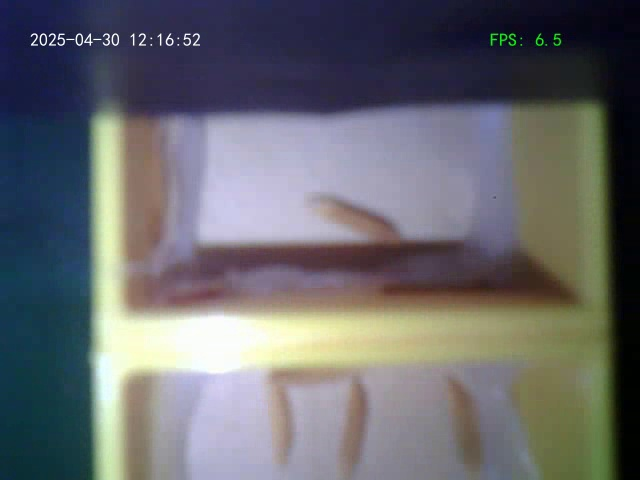
#> input picture esp32cam_viewer/data/vids/vid_20250430_12_16_33_339/frame_0117.jpg, 640 x 480 px, found by its file name
$ jupyter execute '格子定位与种子检测.ipynb'
#> lines starting #> are read from the running program, lines starting #| are printed output that depends on the picture; after the words box and inside, x2 and y2 are one past the last pixel; in counts of white or black regions, pixels touching at a corner belong together
## 1. 读取图片

[cell 1]
import matplotlib.pyplot as plt
plt.rcParams['font.sans-serif'] = ['SimHei']
plt.rcParams['axes.unicode_minus'] = False

[cell 2]
import cv2
import numpy as np
from collections import deque

# 读取图片（替换为你的实际路径）
image_path = r"C:\Users\lenovo\Desktop\esp32\esp32\esp32cam_viewer\data\vids\vid_20250430_12_16_33_339\frame_0117.jpg"
frame = cv2.imread(image_path)
#> frame is the input picture: shape (480, 640, 3); mean B, G, R 109.7, 105.1, 104.1
assert frame is not None, "图片读取失败，请检查路径"

# 显示原始图像
cv2.imshow('Original Frame', frame)
cv2.waitKey(0)
cv2.destroyAllWindows()

rgb_frame = cv2.cvtColor(frame, cv2.COLOR_BGR2RGB)
plt.imshow(rgb_frame)
plt.show

## 2. 图像预处理

### 2.1 转换HSV观察颜色阈值

[cell 3]
hsv = cv2.cvtColor(frame, cv2.COLOR_BGR2HSV)
#> hsv: shape (480, 640, 3); mean H, S, V 91.2, 84.4, 122
cv2.imshow('hsv', hsv)
cv2.waitKey(0)
cv2.destroyAllWindows()

rgb_hsv = cv2.cvtColor(hsv, cv2.COLOR_BGR2RGB)
#> rgb_hsv: shape (480, 640, 3); mean H, S, V 122, 84.4, 91.2
plt.imshow(rgb_hsv)
plt.show

### 2.2 交互取色盘

[cell 4]
import cv2
import numpy as np

def calibrate_hsv_realtime(image_path):
    # 读取图像
    frame = cv2.imread(image_path)
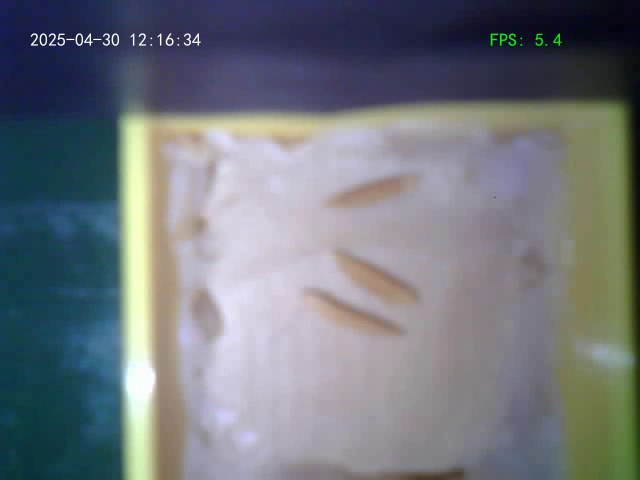
#> input picture esp32cam_viewer/data/model_data/vid_20250430_12_16_33_339/images/train/frame_0008.jpg, 640 x 480 px, found by its file name
#> frame is the input picture: shape (480, 640, 3); mean B, G, R 124.9, 118.5, 113.5
    original_frame = frame.copy() # 保存原始图像，用于重置
    if frame is None:
        print(f"错误：无法读取图像 {image_path}")
        return

    # 转换到HSV颜色空间
    hsv = cv2.cvtColor(frame, cv2.COLOR_BGR2HSV)
#> hsv: shape (480, 640, 3); mean H, S, V 102, 72.6, 133.3

    # 创建显示窗口
    window_name = "HSV Calibration (Move Mouse, Press 'c' to Clear)"
    cv2.namedWindow(window_name)

    # --- 存储绘制状态 ---
    drawn_dots = []      # 存储所有单击绘制的点 [(x, y), ...]
    drawn_lines = []     # 存储所有拖动绘制的线 [[(x1,y1), (x2,y2),...], ...]
    current_line = []    # 存储当前正在拖动的线
    is_drawing = False   # 标记是否正在按下鼠标左键拖动
    last_mouse_pos = (0, 0) # 记录最后鼠标位置，用于清除后刷新

    # --- 辅助函数：在图像上绘制所有持久化的点和线 ---
    # [115 lines left out: functions draw_persistent_elements, draw_info, on_mouse, not called in this run]

        # --- 如果鼠标移出窗口，可能需要刷新以移除十字线 ---
        # (或者在每次循环开始时根据last_mouse_pos重绘)

    # 设置鼠标回调
    cv2.setMouseCallback(window_name, on_mouse)

    # 初始显示（无绘制元素，无交互信息）
    display = original_frame.copy()
    cv2.imshow(window_name, display)

    print("移动鼠标查看像素值，单击绘制红点，拖动绘制线段，按 'c' 清除绘制，按其他任意键退出...")

    # --- 主循环，处理按键 ---
    while True:
        key = cv2.waitKey(1) & 0xFF # 等待1ms按键
#> (key Esc is pressed here)

        if key == ord('c') or key == ord('C'):
            print("清除所有绘制...")
            drawn_dots.clear()
            drawn_lines.clear()

            # 清除后立即刷新显示
            display = original_frame.copy() # 重置为原始图像
            # 使用最后鼠标位置重新绘制信息（十字线、文本等）
            lx, ly = last_mouse_pos
            if 0 <= lx < frame.shape[1] and 0 <= ly < frame.shape[0]:
                 lhsv = hsv[ly, lx]
                 lbgr = original_frame[ly, lx]
                 draw_info(display, lx, ly, lbgr, lhsv)
            cv2.imshow(window_name, display)

        # 检查是否按了退出键 (除了 'c'/'C' 和无按键之外的任何键)
        elif key != 255 and key != ord('c') and key != ord('C'):
             break

        # 检查窗口是否被关闭
        if cv2.getWindowProperty(window_name, cv2.WND_PROP_VISIBLE) < 1:
             break

    cv2.destroyAllWindows()

# 使用示例
# 请确保路径正确
image_path = r"C:\Users\lenovo\Desktop\esp32\esp32\esp32cam_viewer\data\vids\vid_20250430_12_16_33_339\frame_0008.jpg"
calibrate_hsv_realtime(image_path)

### 2.3 HSV阈值确定

[cell 5]
h_d = 20
h_u = 100   # 上限 = h_d + 48.2
s_d = 0
s_u = 160    # 上限 = s_d + 18.6
v_d = 100
v_u = 255    # 上限 = v_d + 9.8

# 确保 HSV 范围在有效范围内（H: 0-180, S: 0-255, V: 0-255）
lower_bound = np.array([max(0, h_d), max(0, s_d), max(0, v_d)])
upper_bound = np.array([min(180, h_u), min(255, s_u), min(255, v_u)])

# 转换为 HSV 色彩空间
hsv = cv2.cvtColor(frame, cv2.COLOR_BGR2HSV)

# 创建 HSV 掩膜
hsv_mask = cv2.inRange(hsv, lower_bound, upper_bound)
#> hsv_mask: shape (480, 640); 22.3% white; 70 white regions (65 under 20 px), largest, box (x1, y1, x2, y2) and area: (85, 101, 608, 480) 67748, (159, 464, 168, 480) 132, (455, 436, 464, 464) 129, (465, 468, 480, 480) 126, (512, 432, 516, 443) 31

# 显示原始 HSV 图像和掩膜结果
cv2.imshow('HSV Image', hsv)
cv2.imshow('HSV Mask', hsv_mask)

cv2.waitKey(0)
cv2.destroyAllWindows()

plt.imshow(hsv_mask,cmap = "gray")
plt.show()

## 3. 最大矩型外轮廓查询与分割

[cell 6]
# 形态学操作——去噪点与填充
kernel = np.ones((5, 5), np.uint8)
# 手动实现开运算（腐蚀 + 膨胀），并指定迭代次数
iterations = 3  # 腐蚀和膨胀各执行 2 次
hsv_mask_eroded = cv2.erode(hsv_mask, kernel, iterations=iterations)
#> hsv_mask_eroded: shape (480, 640); 15.9% white; 1 white region, box (x1, y1, x2, y2) and area: (94, 111, 602, 480) 48927
hsv_mask = cv2.dilate(hsv_mask_eroded, kernel, iterations=iterations)
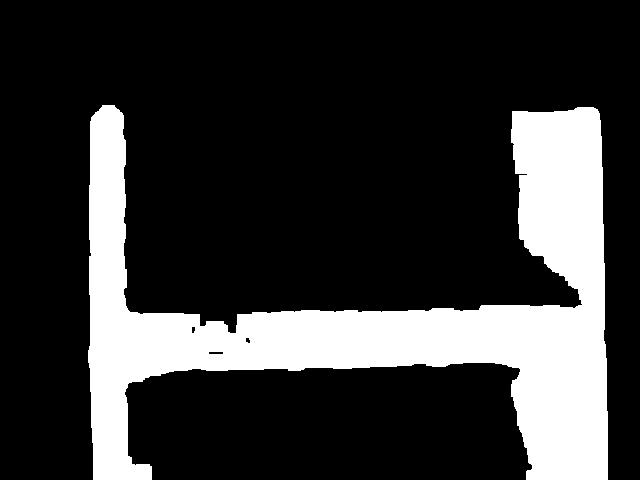
#> hsv_mask: shape (480, 640); 21.4% white; 1 white region

# 查找轮廓
contours, _ = cv2.findContours(hsv_mask, cv2.RETR_EXTERNAL, cv2.CHAIN_APPROX_SIMPLE)
#> contours = 1 contour; box (x1, y1, x2, y2) and area: (88, 105, 608, 480) 64487

# 找到最大轮廓
if contours:
    max_contour = max(contours, key=cv2.contourArea)
#> max_contour = contour of 446 points, box (x1, y1, x2, y2) (88, 105, 608, 480), area 64487

    # 获取外接矩形
    x, y, w, h = cv2.boundingRect(max_contour)
#> x = 88; y = 105; w = 520; h = 375

    # 在原图上绘制矩形
    frame_with_rect = frame.copy()
    cv2.rectangle(frame_with_rect, (x, y), (x+w, y+h), (0, 255, 0), 2)
#> frame_with_rect: shape (480, 640, 3); 1.41% of pixels changed, all inside (x1, y1, x2, y2) = (87, 104, 610, 480)

    # 分割出矩形区域
    roi = frame[y:y+h, x:x+w]
    contour_area = cv2.contourArea(max_contour)
#> contour_area = 64487
    print(f"Extracted ROI 的面积: {contour_area} 像素")
#| Extracted ROI 的面积: 64487.0 像素

    # 显示结果
    cv2.imshow('Original with Bounding Box', frame_with_rect)
    cv2.imshow('ROI', roi)
    cv2.waitKey(0)
    cv2.destroyAllWindows()

    # 使用matplotlib显示
    plt.figure(figsize=(12, 6))

    plt.subplot(131)
    plt.imshow(cv2.cvtColor(frame, cv2.COLOR_BGR2RGB))
    plt.title('Original Image')
    plt.axis('off')

    plt.subplot(132)
    plt.imshow(hsv_mask, cmap='gray')
    plt.title('HSV Mask')
    plt.axis('off')

    plt.subplot(133)
    plt.imshow(cv2.cvtColor(roi, cv2.COLOR_BGR2RGB))
    plt.title('Extracted ROI')
    plt.axis('off')

    plt.tight_layout()
    plt.show()
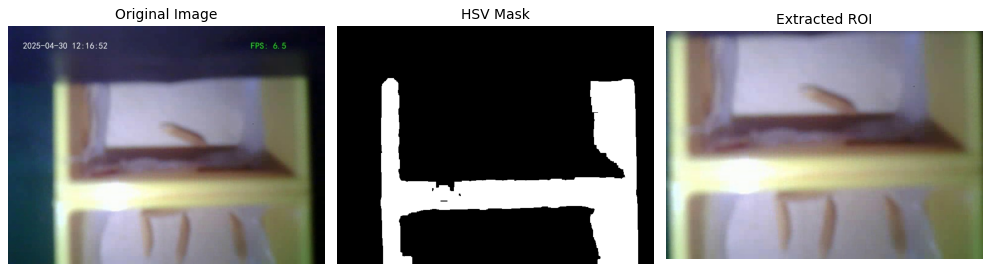
#> figure drawn by matplotlib, 3 panels
else:
    print("未找到任何轮廓")

## 4. 边界线提取

### 4.1 角点检测

[cell 7]
roi_hsv_mask = hsv_mask[y:y+h, x:x+w]
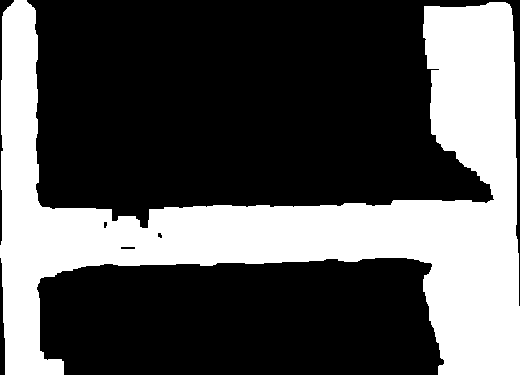
#> roi_hsv_mask: shape (375, 520); 33.7% white; 1 white region, box (x1, y1, x2, y2) and area: (0, 0, 520, 375) 65714
# 以掩码来检测得到角点
corners = cv2.goodFeaturesToTrack(roi_hsv_mask, maxCorners=50,
                                 qualityLevel=0.05,
                                 minDistance=20,
                                 blockSize=3)
#> corners = 50 rows, first 8: [105, 222], [161, 237], [493, 199], [134, 248], [44, 358], [424, 275], [135, 216], [480, 180]

if corners is not None:
    corners = np.int64(corners)
    print(f"检测到角点数量: {len(corners)}个")
#| 检测到角点数量: 50个
    # 在ROI上绘制角点
    roi_with_corners = roi.copy()
    for corner in corners:
        x_c, y_c = corner.ravel()
        cv2.circle(roi_with_corners, (x_c, y_c), 5, (0, 0, 255), -1)  # 红色圆点标记
#> this loop made 50 passes
#> (x_c, y_c) on passes 1 to 12: (105, 222), (161, 237), (493, 199), (134, 248), (44, 358), (424, 275), (135, 216), (480, 180), (435, 135), (427, 68), (424, 6), (424, 39)
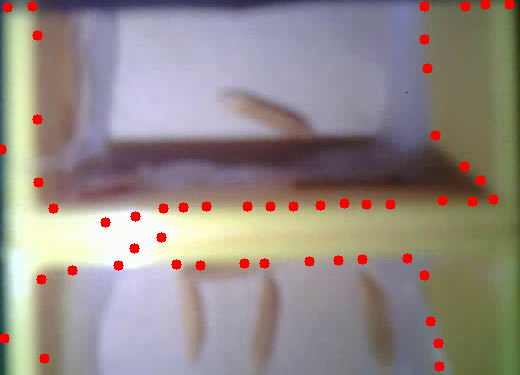
#> roi_with_corners: shape (375, 520, 3); mean B, G, R 135.5, 139.7, 149

    cv2.imshow('ROI with Corners', roi_with_corners)
    cv2.waitKey(0)
    cv2.destroyAllWindows()

rgb_roi_with_corners = cv2.cvtColor(roi_with_corners, cv2.COLOR_BGR2RGB)
plt.imshow(rgb_roi_with_corners)
plt.show()

### 4.2 特征点提取

[cell 8]
# 使用SIFT特征点提取器
sift = cv2.SIFT_create()

# 使用SIFT检测关键点和描述符
keypoints, descriptors = sift.detectAndCompute(roi_hsv_mask, None)
#> keypoints = 130 keypoints; strongest (x, y, size): (105, 224, 2.6), (144, 224, 5.5), (114, 218, 4.1), (479, 191, 16.3)

# 检查是否检测到特征点
if keypoints:
    print(f"检测到特征点数量: {len(keypoints)}个")
#| 检测到特征点数量: 130个

    # 在图像上绘制特征点
    roi_with_keypoints = roi.copy()

    # 绘制关键点
    roi_with_keypoints = cv2.drawKeypoints(roi_with_keypoints, keypoints, None, color=(0, 0, 255), flags=cv2.DRAW_MATCHES_FLAGS_DRAW_RICH_KEYPOINTS)
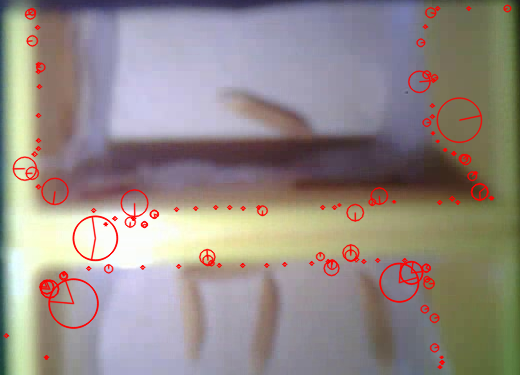
#> roi_with_keypoints: shape (375, 520, 3); mean B, G, R 135.3, 139.5, 148.9

    # 显示带特征点的图像
    cv2.imshow('ROI with Keypoints', roi_with_keypoints)
    cv2.waitKey(0)
    cv2.destroyAllWindows()

    # 使用matplotlib显示RGB图像
    rgb_roi_with_keypoints = cv2.cvtColor(roi_with_keypoints, cv2.COLOR_BGR2RGB)
    plt.imshow(rgb_roi_with_keypoints)
    plt.show()
else:
    print("没有检测到特征点")

### 4.3 直线检测

[cell 9]
corners[:5]
#> Out = [[105, 222], [161, 237], [493, 199], [134, 248], [44, 358]]

[cell 10]
# 将角点转换为 (n, 2) 数组
points = corners.reshape(-1, 2)
#> points = 50 pairs, first value 1 to 509, second value 4 to 366

# 按照 y 坐标从大到小对点进行排序
sorted_points = points[np.argsort(points[:, 1])[::-1]]  # [::-1] 使其按照 y 值从大到小排序
#> sorted_points has the same summary as points

# 获取所有点的 y 坐标
y_coordinates = sorted_points[:, 1]
#> y_coordinates = 50 values, max 366 at index 0, min 4 at index 48, mean 196

# 设置允许的 y 坐标偏差
y_tolerance = 4  # 设置偏差值， 个像素的偏差认为是"在一起"的点

# 聚合 y 坐标相差小于 5 像素的点
aggregated_points = []
current_group = [sorted_points[0]]
#> current_group = [[439, 366]]

for i in range(1, len(sorted_points)):
    # 获取相邻点的 y 坐标差异
    if abs(sorted_points[i, 1] - sorted_points[i - 1, 1]) <= y_tolerance:
        current_group.append(sorted_points[i])
    else:
        aggregated_points.append(current_group)
        current_group = [sorted_points[i]]
#> this loop made 49 passes
#> current_group on passes 1, 2, 3, 4, 5, 7, 8, 17, 18, 19, 20, 21: [[44, 358]], [[438, 343]], [[4, 338]], [[430, 321]], [[41, 279]], [[72, 270]], [[200, 265]], [[134, 248]], [[161, 237]], [[105, 222]], [[135, 216]], [[53, 208]]
#> after the loop, aggregated_points = 20 items, first 6: [[439, 366]], [[44, 358]], [[438, 343]], [[4, 338]], [[430, 321]], [[41, 279], [424, 275]]

# 将最后一组加入
aggregated_points.append(current_group)

# 输出每组的点数
i = len(aggregated_points) - 1
#> i = 20
while i >= 0:
    group = aggregated_points[i]
    if len(group) <= 5:
        print(f"组内点数: {len(group)} 不符合要求")
        del aggregated_points[i]
    else:
        print(f"组内点数: {len(group)}")
    i -= 1  # 继续向前遍历
#> this loop made 21 passes
#> (group, i) on passes 1, 2, 3, 4, 5, 6, 7, 8, 10, 11, 12: ([[7, 7], [465, 6], [32, 6], [424, 6], [509, 4], [485, 4]], 19), ([[424, 39], [37, 35]], 18), ([[427, 68]], 17), ([[37, 119]], 16), ([[435, 135]], 15), ([[1, 149]], 14), ([[464, 166]], 13), ([[38, 182], [480, 180]], 12), ([[135, 216]], 10), ([[105, 222]], 9), ([[161, 237]], 8)
#> i on passes 9, 14: 11, 6
#| 组内点数: 6
#| 组内点数: 2 不符合要求
#| 组内点数: 1 不符合要求
#| 组内点数: 1 不符合要求
#| 组内点数: 1 不符合要求
#| 组内点数: 1 不符合要求
#| 组内点数: 1 不符合要求
#| 组内点数: 2 不符合要求
#> (further printed lines are left out)
#> after the loop, i = -1

# 按照组内点数从大到小排序，选择前两个组
top_two_groups = sorted(aggregated_points, key=len, reverse=True)[:2]
#> top_two_groups = 2 items

# 创建原始图像副本
frame_with_lines = roi.copy()

# 遍历聚合的点组，绘制所有点及其连线
for group in aggregated_points:
    if len(group) > 1:
        # 绘制该组中的所有点
        for point in group:
            x, y = point
            cv2.circle(frame_with_lines, (x, y), 5, (0, 0, 255), -1)  # 红色圆点标记

        # 绘制水平线，连接该组的点
        for i in range(len(group) - 1):
            x1, y1 = group[i]
            x2, y2 = group[i + 1]
            cv2.line(frame_with_lines, (x1, y1), (x2, y2), (0, 255, 0), 2)  # 绿色线段
#> this loop made 3 passes
#> group on pass 3: [[7, 7], [465, 6], [32, 6], [424, 6], [509, 4], [485, 4]]
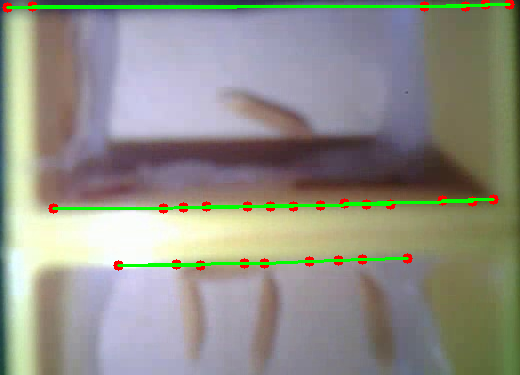
#> frame_with_lines: shape (375, 520, 3); mean B, G, R 134.6, 144.2, 144.8

# 创建新图像绘制前两个最大组内点数的连线
frame_with_top_two_groups = roi.copy()

# 绘制前两个组的点
for group in top_two_groups:
    for point in group:
        x, y = point
        cv2.circle(frame_with_top_two_groups, (x, y), 5, (0, 0, 255), -1)  # 红色圆点标记

    # 绘制前两个组的水平线
    for i in range(len(group) - 1):
        x1, y1 = group[i]
        x2, y2 = group[i + 1]
        cv2.line(frame_with_top_two_groups, (x1, y1), (x2, y2), (0, 255, 0), 2)  # 绿色线段
#> this loop made 2 passes
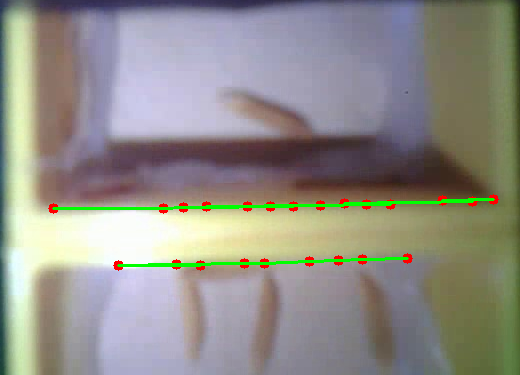
#> frame_with_top_two_groups: shape (375, 520, 3); mean B, G, R 135.7, 142.9, 145.3

# 显示结果图像 - 所有点的连线
cv2.imshow('Close Points with Lines', frame_with_lines)
cv2.waitKey(0)

# 显示结果图像 - 前两个最大组的连线
cv2.imshow('Top Two Groups with Lines', frame_with_top_two_groups)
cv2.waitKey(0)
cv2.destroyAllWindows()

# 如果你想在 matplotlib 中显示图像，可以将 BGR 图像转换为 RGB
rgb_frame_with_lines = cv2.cvtColor(frame_with_lines, cv2.COLOR_BGR2RGB)
rgb_frame_with_top_two_groups = cv2.cvtColor(frame_with_top_two_groups, cv2.COLOR_BGR2RGB)

plt.figure(figsize=(10, 5))

plt.subplot(1, 2, 1)
plt.imshow(rgb_frame_with_lines)
plt.title('All Points with Lines')

plt.subplot(1, 2, 2)
plt.imshow(rgb_frame_with_top_two_groups)
plt.title('Top Two Groups with Lines')

plt.show()

## 5. 格子的分割计数

[cell 11]
top_two_groups

### 5.1 分割线与面积差

[cell 12]
# 假设 roi 是原始图像的一个区域
frame_with_lines = roi.copy()

# 遍历前两组，计算每组的 y 坐标众数，并绘制对应的水平直线
y_max_value = None
y_min_value = None

for group in top_two_groups:
    # 获取所有 y 坐标
    y_coordinates = np.array([point[1] for point in group])

    # 使用 numpy 计算众数：首先找到唯一的 y 值及其出现次数
    unique_y, counts = np.unique(y_coordinates, return_counts=True)

    # 找到出现次数最多的 y 坐标
    most_common_y_value = unique_y[np.argmax(counts)]

    # 保存较大的 y 和较小的 y 坐标
    if y_max_value is None or most_common_y_value > y_max_value:
        y_max_value = most_common_y_value
    if y_min_value is None or most_common_y_value < y_min_value:
        y_min_value = most_common_y_value

    # 获取图像宽度（即 x 坐标的范围）
    x_min = 0  # 图像左侧
    x_max = frame.shape[1]  # 图像右侧（宽度）

    # 绘制水平直线，贯穿整个图像
    cv2.line(frame_with_lines, (x_min, most_common_y_value), (x_max, most_common_y_value), (0, 255, 0), 2)  # 绿色直线
#> this loop made 2 passes
#> (unique_y, counts, most_common_y_value, y_max_value, y_min_value, x_min, x_max) on pass 1: ([199, 200, 201, 203, 204, 205, 206, 207, 208], [1, 1, 1, 1, 2, 1, 4, 1, 2], 206, 206, 206, 0, 640)
#> (y_coordinates, unique_y, counts, most_common_y_value, y_max_value, x_min, x_max) on pass 2: ([265, 265, 264, 263, 263, 261, 260, 259, 258], [258, 259, 260, 261, 263, 264, 265], [1, 1, 1, 1, 2, 1, 2], 263, 263, 0, 640)
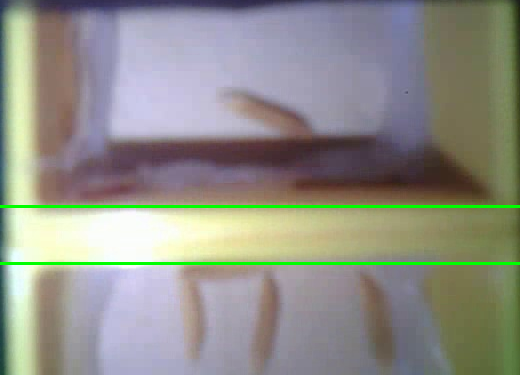
#> frame_with_lines: shape (375, 520, 3); mean B, G, R 135.9, 144.1, 144.1
#> after the loop, y_max_value = 263; y_min_value = 206

# 显示结果图像 - 前两个最大组的水平直线
cv2.imshow('Top Two Groups with Horizontal Lines', frame_with_lines)
cv2.waitKey(0)
cv2.destroyAllWindows()

# 计算面积：
height = frame.shape[0]  # 图像的高度
#> height = 480

# 面积1: y_max_value 与图像顶部围成的矩形
area_top = x_max * (height - y_max_value)
#> area_top = 138880

# 面积2: y_min_value 与图像底部围成的矩形
area_bottom = x_max * y_min_value
#> area_bottom = 131840

print(f"y 最小值线与图片上方围成的面积: {area_top}")
#| y 最小值线与图片上方围成的面积: 138880
print(f"y 最大值线与图片下方围成的面积: {area_bottom}")
#| y 最大值线与图片下方围成的面积: 131840
print(f"面积差（上 - 下）：{area_top - area_bottom}")
#| 面积差（上 - 下）：7040

# 如果你想在 matplotlib 中显示图像，可以将 BGR 图像转换为 RGB
"""
    opencv的原点是在左上角
    matplotlib的原点是在左下角
"""
rgb_frame_with_lines = cv2.cvtColor(frame_with_lines, cv2.COLOR_BGR2RGB)
plt.imshow(rgb_frame_with_lines)
plt.title('Top Two Groups with Horizontal Lines')
plt.show()

### 5.2 编号分配

[cell 13]
# 标记面积1和面积2
# 面积1: y_max_value 与图像顶部围成的矩形
cv2.putText(frame_with_lines, '2_down', (int(frame_with_lines.shape[0]//2), int(y_max_value+50)), cv2.FONT_HERSHEY_SIMPLEX, 1, (255, 0, 0), 2, cv2.LINE_AA)
# 面积2: y_min_value 与图像底部围成的矩形
cv2.putText(frame_with_lines, '1_up', (int(frame_with_lines.shape[0]//2), int(y_min_value)-50), cv2.FONT_HERSHEY_SIMPLEX, 1, (255, 0, 0), 2, cv2.LINE_AA)
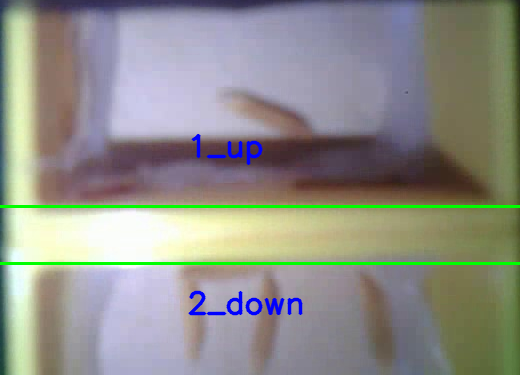
#> frame_with_lines: shape (375, 520, 3); mean B, G, R 136.8, 143.3, 143.2

# 显示结果图像 - 前两个最大组的水平直线和标记
cv2.imshow('Top Two Groups with Horizontal Lines and Area Marked', frame_with_lines)
cv2.waitKey(0)
cv2.destroyAllWindows()

# 如果你想在 matplotlib 中显示图像，可以将 BGR 图像转换为 RGB
rgb_frame_with_lines = cv2.cvtColor(frame_with_lines, cv2.COLOR_BGR2RGB)
plt.imshow(rgb_frame_with_lines)
plt.title('Top Two Groups with Horizontal Lines')
plt.show()
